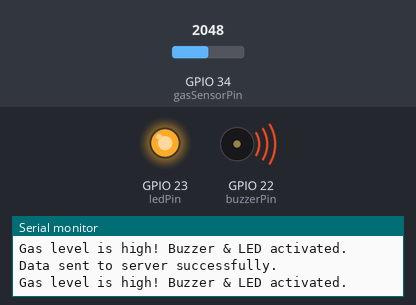
The sketch below on a simulated ESP32. Shown: output pins drawn as LEDs (lit = HIGH), buzzer (waves = sounding, pin HIGH), the last lines printed to the serial monitor. The inputs (shaded band) are chosen by the test bench; at power-on: GPIO 34 (gasSensorPin) = 2048. WiFi joins after 1.5 s; servers stay silent unless stated; uploads are accepted with an empty reply.

Above: at 3.2 s.
3.3 s: GPIO 34 (gasSensorPin) set to 829
4.8 s: GPIO 34 (gasSensorPin) set to 764
At 6.2 s:
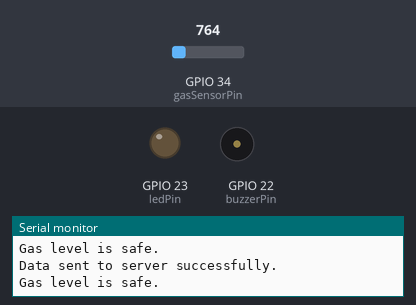
7.2 s: GPIO 34 (gasSensorPin) set to 1228
At 8.4 s:
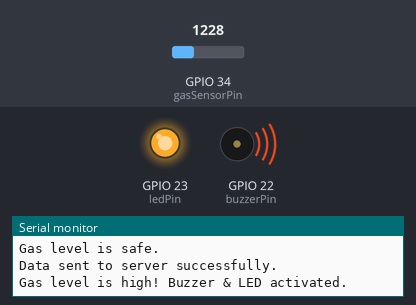
9.3 s: GPIO 34 (gasSensorPin) set to 491
At 11.4 s:
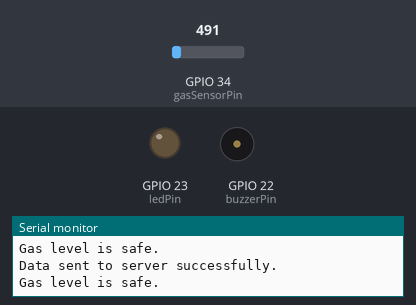
Timing chart, 0 to 12.4 s (numbered marks = the images above; inputs shaded):
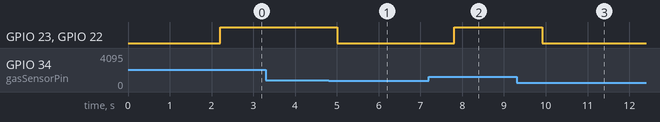

Measured:
- the behaviour switches between 803 and 802 on GPIO 34 (gasSensorPin) (found by bisection; images 0 and 1)
- after the input at 4.8 s, GPIO 23 (ledPin), GPIO 22 (buzzerPin): HIGH → LOW after 0.21 s
- after the input at 7.2 s, GPIO 23 (ledPin), GPIO 22 (buzzerPin): LOW → HIGH after 0.61 s
- after the input at 9.3 s, GPIO 23 (ledPin), GPIO 22 (buzzerPin): HIGH → LOW after 0.61 s

The sketch:

GasDetector.ino
```cpp
#include <WiFi.h>
#include <HTTPClient.h>
#include <ArduinoJson.h>

// Add network credentials
const char* ssid = "YOUR_WIFI_SSID";
const char* password = "YOUR_WIFI_PASSWORD";

// Define the gas sensor pin (analog input)
const int gasSensorPin = 34; // Use the appropriate pin for MQ-02 sensor
const int buzzerPin = 22;    // Use the appropriate pin for Buzzer
const int ledPin = 23;    // Use the appropriate pin for LED

// Threshold value for gas level
const int gasThreshold = 200;

void setup() {
  Serial.begin(115200);
  pinMode(buzzerPin, OUTPUT);
  pinMode(ledPin, OUTPUT);


  // Connect to Wi-Fi
  WiFi.begin(ssid, password);
  while (WiFi.status() != WL_CONNECTED) {
    delay(1000);
    Serial.println("Connecting to WiFi...");
  }
  Serial.println("Connected to WiFi");

  // Initialize the sensor pin (for analog input)
  pinMode(gasSensorPin, INPUT);
}

// Function to send gas level data to the backend
void sendGasDataToServer(float gasLevel) {
  HTTPClient http;
  String serverUrl = "http://192.1##.#.#:####/GasDetector/gasStatus"; // Update with server URL(Make it local host -> IP)
  String level = String(gasLevel);
  String status = (gasLevel >= gasThreshold) ? "Danger" : "Safe";

  http.begin(serverUrl);
  http.addHeader("Content-Type", "application/x-www-form-urlencoded");

  // Send POST request with gas level and status
  String postData = "level=" + level + "&status=" + status;
  int httpResponseCode = http.POST(postData);

  if (httpResponseCode > 0) {
    Serial.println("Data sent to server successfully.");
  } else {
    Serial.println("Error sending data to server: " + String(httpResponseCode));
  }

  http.end();
}

// Function to read gas level and trigger buzzer
void loop() {
  // Read gas level from the analog pin (value between 0-1023)
  int gasValue = analogRead(gasSensorPin);

  // Convert the analog reading to a gas level (adjust according to your sensor calibration)
  float gasLevel = map(gasValue, 0, 1023, 0, 255); // This mapping may need to be adjusted

  // Send the gas level data to the server
  sendGasDataToServer(gasLevel);

  // Check if the gas level exceeds the threshold
  if (gasLevel >= gasThreshold) {
    digitalWrite(buzzerPin, HIGH);  // Activate buzzerv
    digitalWrite(ledPin, HIGH);  // Activate LED
    Serial.println("Gas level is high! Buzzer & LED activated.");

  } else {
    digitalWrite(buzzerPin, LOW);   // Deactivate buzzer
    digitalWrite(ledPin, LOW);   // Deactivate LED
    Serial.println("Gas level is safe.");

  }

  delay(500);  // Delay before next reading
}
```
